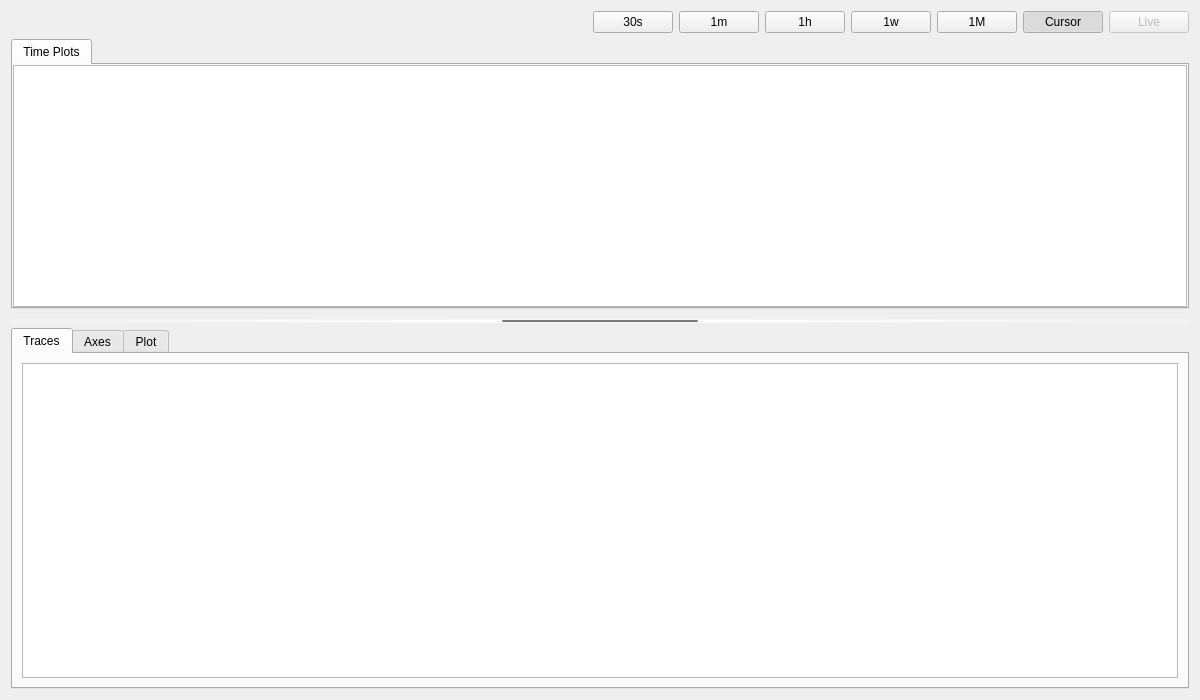
<?xml version="1.0" encoding="UTF-8"?>
<ui version="4.0">
 <class>Form</class>
 <widget class="QWidget" name="Form">
  <property name="geometry">
   <rect>
    <x>0</x>
    <y>0</y>
    <width>1200</width>
    <height>700</height>
   </rect>
  </property>
  <property name="windowTitle">
   <string>New Archive Viewer</string>
  </property>
  <property name="styleSheet">
   <string notr="true">QSplitter::handle {
	background-color: qradialgradient(spread:pad, cx:0.5, cy:0.5, radius:0.5, fx:0.5, fy:0.5, stop:0 rgba(121, 121, 121, 255), stop:0.3 rgba(121, 121, 121, 255), stop:0.301 rgba(255, 255, 255, 255), stop:1 rgba(255, 255, 255, 40));
	margin-top: 10px;
	margin-bottom: 5px;
}
</string>
  </property>
  <layout class="QVBoxLayout" name="verticalLayout">
   <item>
    <layout class="QHBoxLayout" name="scale_ctrl_lyt">
     <item>
      <spacer name="scale_ctrl_spcr">
       <property name="orientation">
        <enum>Qt::Horizontal</enum>
       </property>
       <property name="sizeHint" stdset="0">
        <size>
         <width>40</width>
         <height>20</height>
        </size>
       </property>
      </spacer>
     </item>
     <item>
      <widget class="QPushButton" name="half_min_scale_btn">
       <property name="text">
        <string>30s</string>
       </property>
       <property name="checkable">
        <bool>true</bool>
       </property>
       <attribute name="buttonGroup">
        <string notr="true">timespan_btns</string>
       </attribute>
      </widget>
     </item>
     <item>
      <widget class="QPushButton" name="min_scale_btn">
       <property name="text">
        <string>1m</string>
       </property>
       <property name="checkable">
        <bool>true</bool>
       </property>
       <attribute name="buttonGroup">
        <string notr="true">timespan_btns</string>
       </attribute>
      </widget>
     </item>
     <item>
      <widget class="QPushButton" name="hour_scale_btn">
       <property name="text">
        <string>1h</string>
       </property>
       <property name="checkable">
        <bool>true</bool>
       </property>
       <attribute name="buttonGroup">
        <string notr="true">timespan_btns</string>
       </attribute>
      </widget>
     </item>
     <item>
      <widget class="QPushButton" name="week_scale_btn">
       <property name="text">
        <string>1w</string>
       </property>
       <property name="checkable">
        <bool>true</bool>
       </property>
       <attribute name="buttonGroup">
        <string notr="true">timespan_btns</string>
       </attribute>
      </widget>
     </item>
     <item>
      <widget class="QPushButton" name="month_scale_btn">
       <property name="text">
        <string>1M</string>
       </property>
       <property name="checkable">
        <bool>true</bool>
       </property>
       <attribute name="buttonGroup">
        <string notr="true">timespan_btns</string>
       </attribute>
      </widget>
     </item>
     <item>
      <widget class="QPushButton" name="cursor_scale_btn">
       <property name="text">
        <string>Cursor</string>
       </property>
       <property name="checkable">
        <bool>true</bool>
       </property>
       <property name="checked">
        <bool>true</bool>
       </property>
       <attribute name="buttonGroup">
        <string notr="true">timespan_btns</string>
       </attribute>
      </widget>
     </item>
     <item>
      <widget class="QPushButton" name="live_scale_btn">
       <property name="enabled">
        <bool>false</bool>
       </property>
       <property name="text">
        <string>Live</string>
       </property>
       <property name="checkable">
        <bool>true</bool>
       </property>
      </widget>
     </item>
    </layout>
   </item>
   <item>
    <widget class="QSplitter" name="main_spltr">
     <property name="orientation">
      <enum>Qt::Vertical</enum>
     </property>
     <widget class="QTabWidget" name="display_tabs">
      <property name="currentIndex">
       <number>0</number>
      </property>
      <widget class="QWidget" name="time_plot_tab">
       <attribute name="title">
        <string>Time Plots</string>
       </attribute>
       <layout class="QVBoxLayout" name="verticalLayout_2">
        <property name="leftMargin">
         <number>0</number>
        </property>
        <property name="topMargin">
         <number>0</number>
        </property>
        <property name="rightMargin">
         <number>0</number>
        </property>
        <property name="bottomMargin">
         <number>0</number>
        </property>
        <item>
         <widget class="PyDMArchiverTimePlot" name="archiver_plot">
          <property name="toolTip">
           <string/>
          </property>
          <property name="backgroundColor">
           <color>
            <red>255</red>
            <green>255</green>
            <blue>255</blue>
           </color>
          </property>
          <property name="axisColor">
           <color>
            <red>0</red>
            <green>0</green>
            <blue>0</blue>
           </color>
          </property>
          <property name="bufferSize">
           <number>5000</number>
          </property>
         </widget>
        </item>
       </layout>
      </widget>
     </widget>
     <widget class="QTabWidget" name="properties_tabs">
      <property name="currentIndex">
       <number>0</number>
      </property>
      <property name="usesScrollButtons">
       <bool>false</bool>
      </property>
      <property name="movable">
       <bool>true</bool>
      </property>
      <widget class="QWidget" name="traces_tab">
       <attribute name="title">
        <string>Traces</string>
       </attribute>
       <layout class="QVBoxLayout" name="verticalLayout_5">
        <item>
         <widget class="QTableView" name="traces_tbl">
          <property name="contextMenuPolicy">
           <enum>Qt::CustomContextMenu</enum>
          </property>
          <property name="acceptDrops">
           <bool>true</bool>
          </property>
          <property name="editTriggers">
           <set>QAbstractItemView::AnyKeyPressed|QAbstractItemView::DoubleClicked|QAbstractItemView::EditKeyPressed|QAbstractItemView::SelectedClicked</set>
          </property>
          <property name="selectionBehavior">
           <enum>QAbstractItemView::SelectRows</enum>
          </property>
         </widget>
        </item>
       </layout>
      </widget>
      <widget class="QWidget" name="axes_tab">
       <attribute name="title">
        <string>Axes</string>
       </attribute>
       <layout class="QVBoxLayout" name="verticalLayout_6">
        <item>
         <layout class="QHBoxLayout" name="main_axis_lyt">
          <item>
           <widget class="QLabel" name="main_axis_lbl">
            <property name="text">
             <string>Main Time Axis</string>
            </property>
           </widget>
          </item>
          <item>
           <widget class="QDateTimeEdit" name="main_start_datetime">
            <property name="displayFormat">
             <string>MM/dd/yyyy hh:mm:ss.zzz</string>
            </property>
            <property name="calendarPopup">
             <bool>true</bool>
            </property>
           </widget>
          </item>
          <item>
           <widget class="QDateTimeEdit" name="main_end_datetime">
            <property name="displayFormat">
             <string>MM/dd/yyyy hh:mm:ss.zzz </string>
            </property>
            <property name="calendarPopup">
             <bool>true</bool>
            </property>
           </widget>
          </item>
         </layout>
        </item>
        <item>
         <widget class="QTableView" name="time_axis_tbl">
          <property name="selectionBehavior">
           <enum>QAbstractItemView::SelectRows</enum>
          </property>
          <attribute name="verticalHeaderVisible">
           <bool>false</bool>
          </attribute>
         </widget>
        </item>
        <item>
         <layout class="QHBoxLayout" name="axis_row_lyt">
          <item>
           <spacer name="axis_row_spcr">
            <property name="orientation">
             <enum>Qt::Horizontal</enum>
            </property>
            <property name="sizeHint" stdset="0">
             <size>
              <width>40</width>
              <height>20</height>
             </size>
            </property>
           </spacer>
          </item>
          <item>
           <widget class="QPushButton" name="add_axis_row_btn">
            <property name="text">
             <string>Add Axis</string>
            </property>
           </widget>
          </item>
          <item>
           <widget class="QPushButton" name="del_axis_row_btn">
            <property name="text">
             <string>Delete Axis</string>
            </property>
           </widget>
          </item>
         </layout>
        </item>
       </layout>
      </widget>
      <widget class="QWidget" name="plot_tab">
       <attribute name="title">
        <string>Plot</string>
       </attribute>
       <layout class="QVBoxLayout" name="verticalLayout_7"/>
      </widget>
     </widget>
    </widget>
   </item>
  </layout>
 </widget>
 <customwidgets>
  <customwidget>
   <class>PyDMTimePlot</class>
   <extends>QGraphicsView</extends>
   <header>pydm.widgets.timeplot</header>
  </customwidget>
  <customwidget>
   <class>PyDMArchiverTimePlot</class>
   <extends>PyDMTimePlot</extends>
   <header>pydm.widgets.archiver_time_plot</header>
  </customwidget>
 </customwidgets>
 <resources/>
 <connections/>
 <buttongroups>
  <buttongroup name="timespan_btns"/>
 </buttongroups>
</ui>
